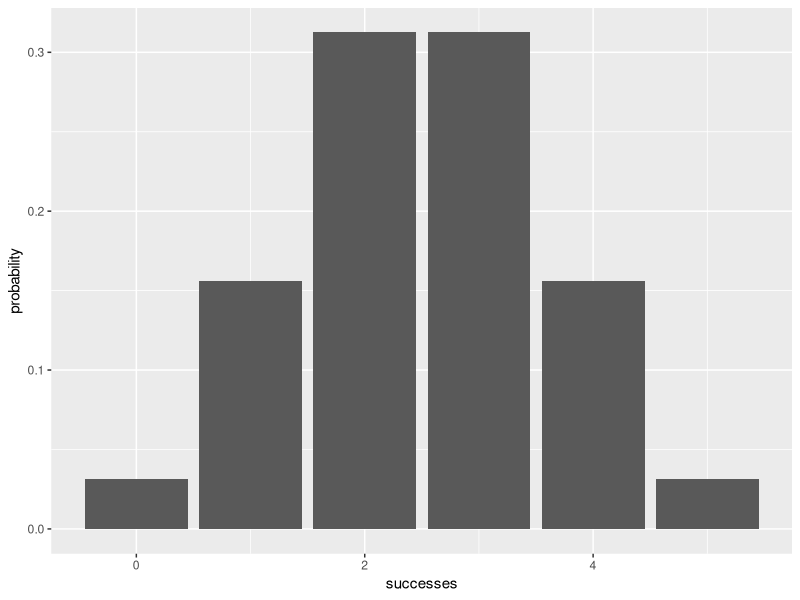
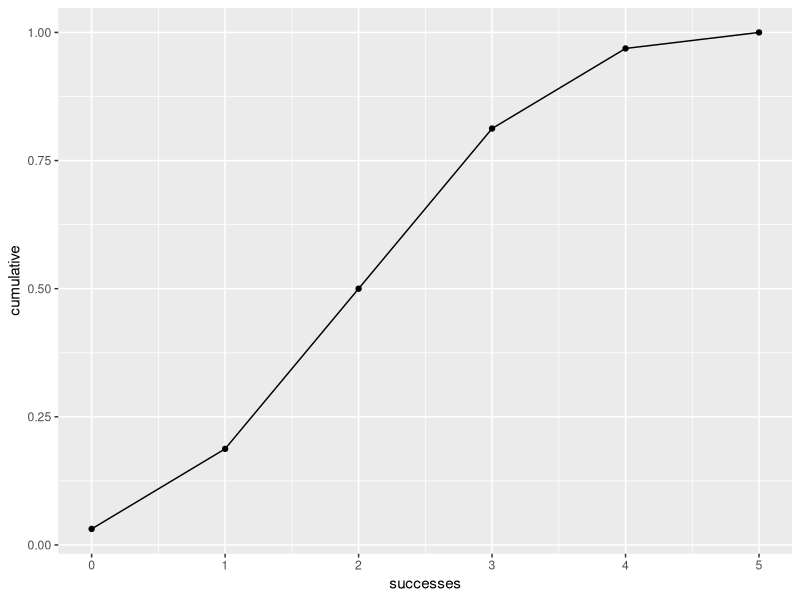

Write R code to recreate these figures, in order.
## ---- chunk 1
knitr::opts_chunk$set(echo = TRUE, error = TRUE)
## ---- chunk 2
# 1.1) Private Checker Functions

# check if prob is valid. Valid prob must be between 0 and 1 
check_prob <- function(p){
  if ((p < 0) | (p > 1)){
    stop("p must be a number between 0 and 1")
  }
  else{
    return (TRUE)
  }
}

#Check if valid value for number of trials. Valid number is a non-negative integer
check_trials <- function(n){
  if (n %% 1 != 0){
    stop("n must be an integer")
  } 
  if (n < 0){
    stop("n must be a non-negative value")
  }
  else{
    return(TRUE)
  }
}

 
#Check if valid value for number of successes. Valid number is between 0 and number of trials.
check_success <- function(n, k){
  check_trials(n)
  if (any (k > n)){
    stop("success cannot be greater than trials")
  }
  else if (any(k < 0) | !is.numeric(k)){
    stop("invalid success value")
  }
  else{
    return(TRUE)
  }
}

## ---- chunk 3
# 1.2) Private Auxiliary Functions

#mean of binomial distribution
aux_mean <- function(n, p){
  mean <- n*p
  return(mean)
}

#variance of binomial distrubtion
aux_variance <- function(n, p){
  var <- n*p*(1-p)
  return(var)
}

#mode of binomial distribution
aux_mode <- function(n, p){
  mode <- as.integer(n*p + p)
  return(mode)
}

#skewness of binomial distribution
aux_skewness <- function(n, p){
  skew <- (1-2*p)/(sqrt(n*p*(1-p)))
  return(skew)
}

#kurtosis of binomial distribution
aux_kurtosis <- function(n, p){
  kurt <- (1-6*p*(1-p))/(n*p*(1-p))
  return(kurt)
}

aux_mean(10, 0.3)
aux_variance(10, 0.3)
aux_mode(10, 0.3)
aux_skewness(10, 0.3)
aux_kurtosis(10, 0.3)
## ---- chunk 4
# 1.3) Function bin_choose()

#' bin_choose
#' @description Calculates the number of combinations in which k successes can occur in n trials 
#' @param n 
#' @param k 
#' @return choose (numeric)

bin_choose <- function(n, k){
  check_trials(n)
  check_success(n, k)
  choose <-(factorial(n))/(factorial(k)*factorial(n-k))
  return(choose)
}
bin_choose(n = 5, k = 2)
bin_choose(5, 0)
bin_choose(5, 1:3)
## ---- chunk 5
# 1.4) Function bin_probability()

#' bin_probability
#' @description Probability of getting k successes in n trials
#' @param k 
#' @param n 
#' @param p 
#' @return prob (numeric)
#' @export

bin_probability <- function(k, n, p){
  check_trials(n)
  check_success(n, k)
  check_prob(p)
  prob <- bin_choose(n, k) * (p^k) * (1-p)^(n-k)
  return(prob)
}

# probability of getting 2 successes in 5 trials
# (assuming prob of success = 0.5)
bin_probability(k = 2, n = 5, p = 0.5)

# probabilities of getting 2 or less successes in 5 trials
# (assuming prob of success = 0.5)
bin_probability(k = 0:2, n = 5, p = 0.5)

# 55 heads in 100 tosses of a loaded coin with 45% chance of heads
bin_probability(k = 55, n = 100, p = 0.45)
## ---- chunk 6
# 1.5) Function bin_distribution()
library(ggplot2)

#' bin_distribution
#' @param n 
#' @param p 
#' @return frame, plot.bindis
#' @export 

bin_distribution <- function(n, p){
  frame <- matrix(nrow = n+1, ncol = 2)
  colnames(frame) <- c("successes", "probability")
  for (i in 0:n) {
    frame[i+1, 1] = i
    frame[i+1, 2] = (factorial(n)/(factorial(n-i)*factorial(i)))*p^i*(1-p)^(n-i)
  }
  print(data.frame(frame))
}

plot.bindis <- function(dis){
  ggplot(data = dis) +
  geom_bar(stat = "identity", aes(x=successes, y=probability))
}

dis1 <- bin_distribution(n = 5, p = 0.5)
plot.bindis(dis1)

## ---- chunk 7
# 1.6) Function bin_cumulative()
library(ggplot2)

#' bin_cumulative
#' @param n 
#' @param p 
#' @return frame1, plot.bindis
#' @export

bin_cumulative <- function (n, p){
  frame1 <- matrix(nrow = n+1, ncol = 3)
  colnames(frame1) <- c("successes", "probability", "cumulative")
  for (i in 0:n) {
    frame1[i+1, 1] = i
    frame1[i+1, 2] = bin_probability(i, n, p)
    frame1[i+1, 3] = sum(frame1[0:i+1, 2])
  }
  print(data.frame(frame1))
} 

plot.bincum <- function(dis){
  ggplot(data = dis) +
  geom_point(stat = "identity",aes(x=successes, y=cumulative)) + 
  coord_cartesian() + geom_line(aes(x=successes, y=cumulative))
}

dis2 <- bin_cumulative(n = 5, p = 0.5)
plot.bincum(dis2)

## ---- chunk 8
# 1.7) Function bin_variable()

#' bin_variable
#' @description 
#' @param trials 
#' @param prob 
#' @return 
#' @export

bin_variable <- function(trials, prob){
  check_trials(trials)
  check_prob(prob)
  binvar <-  list('trials' = trials, 'prob' = prob)
  class(binvar) = "binvar"
  binvar
}

#' @export
print.binvar <- function(binvar){
  cat('"Binomial variable" \n\n')
  cat('Parameters \n')
  cat('- number of trials:', binvar[[1]], '\n')
  cat('- prob of success :', binvar[[2]], '\n\n\n')
}

bin1 <- bin_variable(trials = 10, p = 0.3)
bin1

#' @export
summary.binvar <- function(binvar){
  summarybin <- list(
    trials <- binvar$trials,
    prob <- binvar$prob,
    mean <- aux_mean(binvar$trials,binvar$prob),
    variance <- aux_variance(binvar$trials,binvar$prob),
    mode <- aux_mode(binvar$trials,binvar$prob),
    skewness <- aux_skewness(binvar$trials,binvar$prob),
    kurtosis <- aux_kurtosis(binvar$trials,binvar$prob)
  ) 
  class(summarybin) = "summary.binvar"
  summarybin
}

#' @export
print.summary.binvar <- function(summarybin){
  cat('"Summary Binomial" \n\n')
  cat('Parameters \n')
  cat("- number of trials:", summarybin[[1]], '\n')
  cat("- prob of success :", summarybin[[2]], '\n\n')
  cat('Measures \n')
  cat('- mean    :', summarybin[[3]], '\n')
  cat('- variance:', summarybin[[4]], '\n')
  cat('- mode    :', summarybin[[5]], '\n')
  cat('- skewness:', summarybin[[6]], '\n')
  cat('- kurtosis:', summarybin[[7]], '\n')
}

bin1 <- bin_variable(trials = 10, p = 0.3)
binsum1 <- summary.binvar(bin1)
print.summary.binvar(binsum1)
## ---- chunk 9
# 1.8) Function of measures
bin_mean <- function(n, p){
  check_trials(n)
  check_prob(p)
  aux_mean(n, p)
}
bin_mean(10, 0.3)

bin_variance <- function(n, p){
  check_trials(n)
  check_prob(p)
  aux_variance(n, p)
}
bin_variance(10, 0.3)

bin_mode <- function(n, p){
  check_trials(n)
  check_prob(p)
  aux_mode(n, p)
}
bin_mode(10, 0.3)

bin_skewness <- function(n, p){
  check_trials(n)
  check_prob(p)
  aux_skewness(n, p)
}
bin_skewness(10, 0.3)

bin_kurtosis <- function(n, p){
  check_trials(n)
  check_prob(p)
  aux_kurtosis(n, p)
}
bin_kurtosis(10, 0.3)
